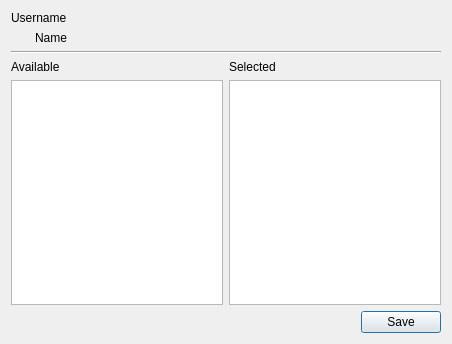
<?xml version="1.0" encoding="UTF-8"?>
<ui version="4.0">
 <class>UserPermissionDialog</class>
 <widget class="QDialog" name="UserPermissionDialog">
  <property name="geometry">
   <rect>
    <x>0</x>
    <y>0</y>
    <width>452</width>
    <height>344</height>
   </rect>
  </property>
  <property name="windowTitle">
   <string>Permission</string>
  </property>
  <layout class="QVBoxLayout" name="verticalLayout">
   <item>
    <layout class="QFormLayout" name="formLayout">
     <property name="labelAlignment">
      <set>Qt::AlignRight|Qt::AlignTrailing|Qt::AlignVCenter</set>
     </property>
     <item row="0" column="0">
      <widget class="QLabel" name="label">
       <property name="text">
        <string>Username</string>
       </property>
      </widget>
     </item>
     <item row="0" column="1">
      <widget class="QLabel" name="labelUsername">
       <property name="text">
        <string/>
       </property>
      </widget>
     </item>
     <item row="1" column="0">
      <widget class="QLabel" name="label_3">
       <property name="text">
        <string>Name</string>
       </property>
      </widget>
     </item>
     <item row="1" column="1">
      <widget class="QLabel" name="labelName">
       <property name="text">
        <string/>
       </property>
      </widget>
     </item>
    </layout>
   </item>
   <item>
    <widget class="Line" name="line">
     <property name="orientation">
      <enum>Qt::Horizontal</enum>
     </property>
    </widget>
   </item>
   <item>
    <layout class="QHBoxLayout" name="horizontalLayout">
     <property name="rightMargin">
      <number>0</number>
     </property>
     <item>
      <layout class="QVBoxLayout" name="verticalLayout_2">
       <item>
        <widget class="QLabel" name="label_2">
         <property name="text">
          <string>Available</string>
         </property>
        </widget>
       </item>
       <item>
        <widget class="QListWidget" name="listAvailable"/>
       </item>
      </layout>
     </item>
     <item>
      <layout class="QVBoxLayout" name="verticalLayout_4">
       <item>
        <widget class="QLabel" name="label_4">
         <property name="text">
          <string>Selected</string>
         </property>
        </widget>
       </item>
       <item>
        <widget class="QListWidget" name="listSelected"/>
       </item>
      </layout>
     </item>
    </layout>
   </item>
   <item>
    <layout class="QHBoxLayout" name="horizontalLayout_2">
     <property name="topMargin">
      <number>0</number>
     </property>
     <item>
      <spacer name="horizontalSpacer">
       <property name="orientation">
        <enum>Qt::Horizontal</enum>
       </property>
       <property name="sizeHint" stdset="0">
        <size>
         <width>40</width>
         <height>20</height>
        </size>
       </property>
      </spacer>
     </item>
     <item>
      <widget class="QPushButton" name="pushSave">
       <property name="text">
        <string>Save</string>
       </property>
      </widget>
     </item>
    </layout>
   </item>
  </layout>
 </widget>
 <resources/>
 <connections/>
</ui>
